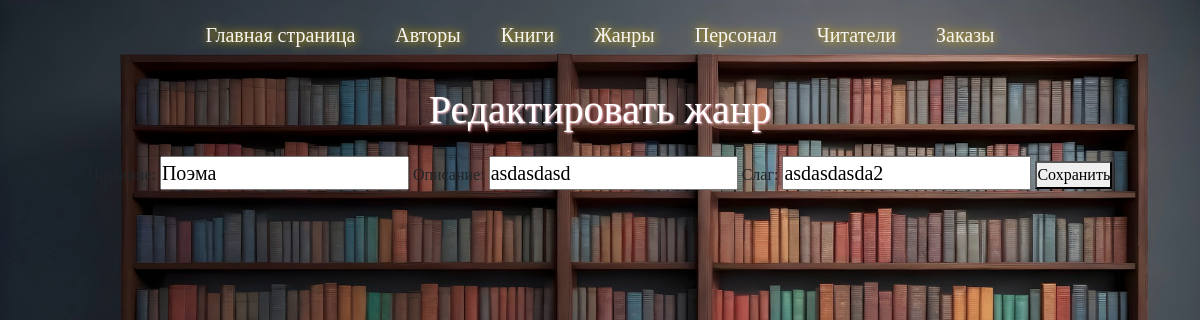
/genres/list/update/5, run on the app's committed database.
### genres/models.py (models this page shows, shortened)
class Genres(models.Model):
    name = models.CharField(max_length=255)
    description = models.TextField(default='description')
    slug = models.SlugField(default="", null=False)

### genres/views.py (the view)
# urls.py: path('genres/list/update/<int:pk>',views.genre_update, name="genre_update"),
def genre_update(request,pk):     #Функция обновления жанров    02/10/2024
    genres = get_object_or_404(Genres,pk=pk)
    if request.method=='POST':
        genres.name = request.POST.get('name',genres.name)
        genres.description = request.POST.get('description',genres.description)
        genres.slug = request.POST.get('slug',genres.slug)
        genres.save()
        return redirect('genres_list')
    return render(request,'genres/genre_update.html',{'genres':genres})

### genres/templates/genres/genre_update.html (shortened to what this page needs)
{% extends 'base.html' %}
{% block header %}
<div class="box-author">
    <h1>Редактировать жанр</h1>
<form method="post" enctype="multipart/form-data">
    <label for="name">Название:</label>
    <input type="text" name="name" id="name" value="{{genres.name}}">
    <label for="description">Описание:</label>
    <input type="text" name="description" id="description" value="{{genres.description}}">
    <label for="slug">Слаг:</label>
    <input type="text" name="slug" id="slug" value="{{genres.slug}}">
    <button type="submit">Сохранить</button>
</form>
</div>
{% endblock %}

### Library/static/library/css/style.css (style rules this page uses)
* { padding: 0px; margin: 0px; box-sizing: border-box; list-style: none; font-family: tahoma; font-size: 16px; }
body { background: url(../img/librar.jpg); background-size: 100%; }
body form { margin-top: 2%; }
body h1 { font-size: 40px; color: #fff; text-shadow: 1px 1px 2px pink; margin-bottom: 20px; }
.content .box-author { margin: 0 4%; text-align: center; }
.box-book label,input { font-size: 20px; }

### data on the page
Genres: name "Поэма", description "asdasdasd", slug "asdasdasda2"
